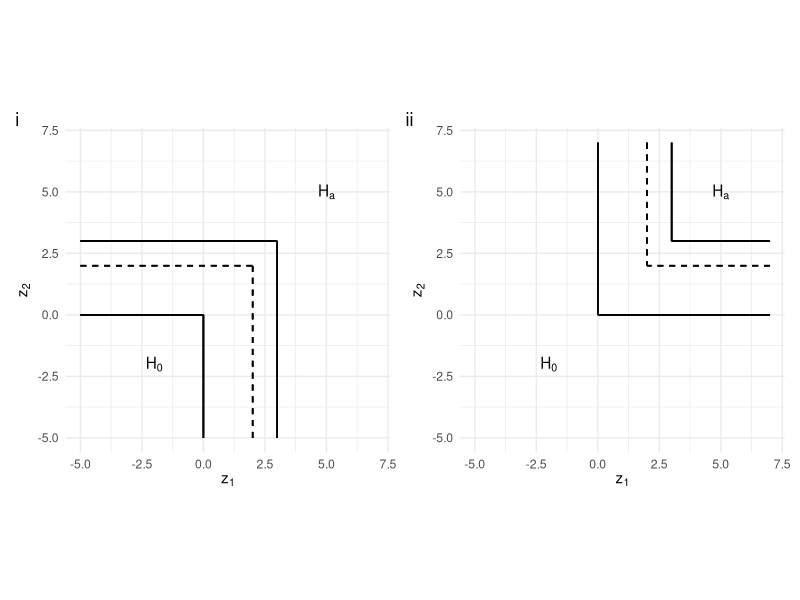
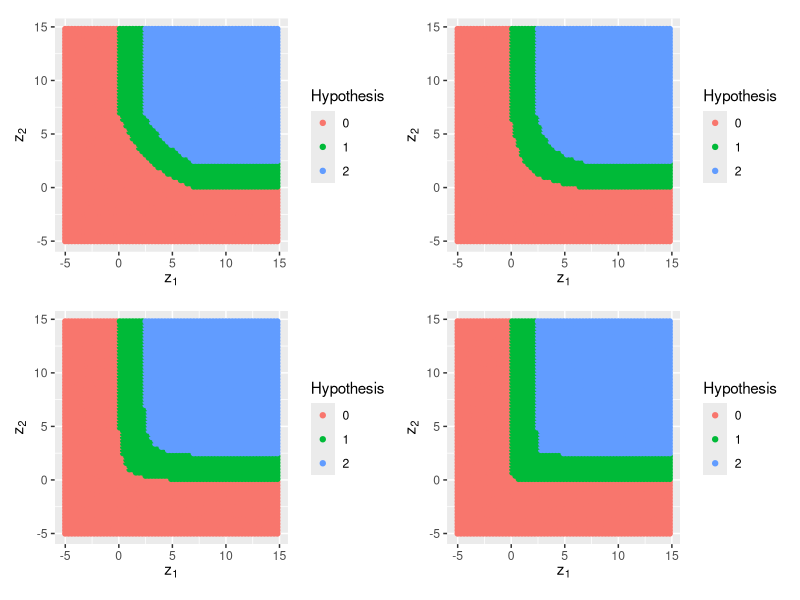

These charts were generated, in order, by the following R code: (Note: this script raises an error after producing the figures.)
## ---- chunk 1
knitr::opts_chunk$set(
  collapse = TRUE,
  comment = "#>"
)
## ---- chunk 2
#library(vamos)
library(ggplot2)
library(patchwork)
## ---- chunk 3
library(ggplot2)
library(patchwork)

df <- expand.grid(z_1 = c(-5, 7),
                  z_2 = c(-5, 7))

p1 <- ggplot(df, aes(z_1, z_2)) + geom_point(alpha = 0) +
  coord_fixed() + 
  # null
  geom_segment(aes(x = -5, y = 0, xend = 0, yend = 0)) +
  geom_segment(aes(x = 0, y = -5, xend = 0, yend = 0)) + 
  
  # alt
  geom_segment(aes(x = -5, y = 3, xend = 3, yend = 3)) +
  geom_segment(aes(x = 3, y = -5, xend = 3, yend = 3)) +
  
  # crit
  geom_segment(aes(x = -5, y = 2, xend = 2, yend = 2), linetype = 2) +
  geom_segment(aes(x = 2, y = -5, xend = 2, yend = 2), linetype = 2) +
  
  annotate("text", x = -2, y = -2, label = expression(H[0])) +
  annotate("text", x = 5, y = 5, label = expression(H[a])) +
  
  xlab(expression(z[1])) + ylab(expression(z[2])) +
  theme_minimal()

p2 <- ggplot(df, aes(z_1, z_2)) + geom_point(alpha = 0) +
  coord_fixed() + 
  # null
  geom_segment(aes(x = 7, y = 0, xend = 0, yend = 0)) +
  geom_segment(aes(x = 0, y = 7, xend = 0, yend = 0)) + 
  
  # alt
  geom_segment(aes(x = 7, y = 3, xend = 3, yend = 3)) +
  geom_segment(aes(x = 3, y = 7, xend = 3, yend = 3)) +
  
  # crit
  geom_segment(aes(x = 7, y = 2, xend = 2, yend = 2), linetype = 2) +
  geom_segment(aes(x = 2, y = 7, xend = 2, yend = 2), linetype = 2) +
  
  annotate("text", x = -2, y = -2, label = expression(H[0])) +
  annotate("text", x = 5, y = 5, label = expression(H[a])) +
  
  xlab(expression(z[1])) + ylab(expression(z[2])) +
  theme_minimal()  
## ---- chunk 4
p1 + p2 + plot_annotation(tag_levels = 'i')
## ---- chunk 5

## ---- chunk 6
hyp_plot <- function(a, c, alpha = 0.05, beta = 0.2) {
  
  df <- expand.grid(x = seq(-5,15,0.3),
                 y = seq(-5,15,0.3))
  
  # Start by finding the required dif at the margins, corresponding to the
  # mean of the marginal sampling dist under the alternative. Note we are using
  # z statistics, so they will have sd = 1.
  b <- qnorm(1 - alpha) + qnorm(1 - beta)
  
  # Now translate this into the required shift parameter, s
  aa <- a; bb <- (-2 - a*c - b*a); cc <- b + b*a*c
  s <- (-bb - sqrt(bb^2 - 4*aa*cc))/(2*aa)
  
  # At each point in the grid, denote if it lies in the null (0) or alternative (2)
  # hypotheses.
  df$h <- ifelse(df$y < (c - df$x)/(1 + a*df$x) | df$x < 0 | df$y < 0 , 0,
                 ifelse(df$y > (c - (df$x - s))/(1 + a*(df$x - s)) + s & (df$y > b & df$x > b), 2,
                        1))
  
  # Plot the hypotheses - adding a line at x=b which should border the alternative
  # region.
  ggplot(df, aes(x, y, colour=as.factor(h))) + geom_point() + coord_fixed() +
    scale_color_discrete(name = "Hypothesis") +
    xlab(expression(z[1])) + ylab(expression(z[2]))
}

p1 <- hyp_plot(0.2, 7); p2 <- hyp_plot(1, 7); p3 <- hyp_plot(5, 7); p4 <- hyp_plot(100, 7)

(p1 + p2) / (p3 + p4)
## ---- chunk 7
library(mvtnorm)

alpha <- 0.05; beta <- 0.17
n <- 2*(qnorm(1 - alpha) - qnorm(beta))^2/(0.3^2)
n

a <- 1
c <- 7
sigma <- matrix(c(1, 0.3, 0.3, 1), ncol = 2)
cor_z <- sigma[1,2]
variance <- sigma[1,1]
alpha_nom <- 0.05
target <- 0.3

ns <- seq(50, 500, 50)
r <- NULL
for(n in ns){
  r <- rbind(r, ocs_value_cp(n, target, cor_z, alpha_nom, variance, a, c))
}

r2 <- NULL
for(n in ns){
  r2 <- rbind(r2, ocs_value_cp_wrong(n, target, cor_z, alpha_nom, variance, a, c))
}

r2[,2] - r[,2]

plot(r)
points(r2, col = "red")

r[r[,1] <= 0.05, ][1,]
r2[r2[,1] <= 0.05, ][1,]
r[r[,1] <= 0.05, ][1,] - r2[r2[,1] <= 0.05, ][1,]

## ---- chunk 8
hyp_plot <- function(a, c_x, c_y, n_y, s) {
  
  df <- expand.grid(x = seq(-5,15,0.3),
                 y = seq(-5,15,0.3))
  
  w <- (c_x)/(c_y - n_y - a*c_x*n_y)
  
  # At each point in the grid, denote if it lies in the null (0) or alternative (2)
  # hypotheses.
  df$h <- ifelse(c_y - (c_y - df$y)/s < (w*c_y - (c_x - (c_x - df$x)/s))/(w + w*a*(c_x - (c_x - df$x)/s)) | c_x - (c_x - df$x)/s < 0 | c_y - (c_y - df$y)/s < n_y, 0, 1)
  
  # Plot the hypotheses - adding a line at x=b which should border the alternative
  # region.
  ggplot(df, aes(x, y, colour=as.factor(h))) + geom_point() + coord_fixed() +
    scale_color_discrete(name = "Hypothesis") +
    xlab(expression(z[1])) + ylab(expression(z[2]))
}

hyp_plot(1, 5, 9, -4, 1)
## ---- chunk 9
c_x <- 10
n_x <- 2
s <- 0.5

xp <- (c_x - s*(c_x - n_x)):c_x

c_x - ((c_x - xp)/(s*(c_x - n_x)))*(c_x - n_x)

c_x - (c_x - xp)/s
